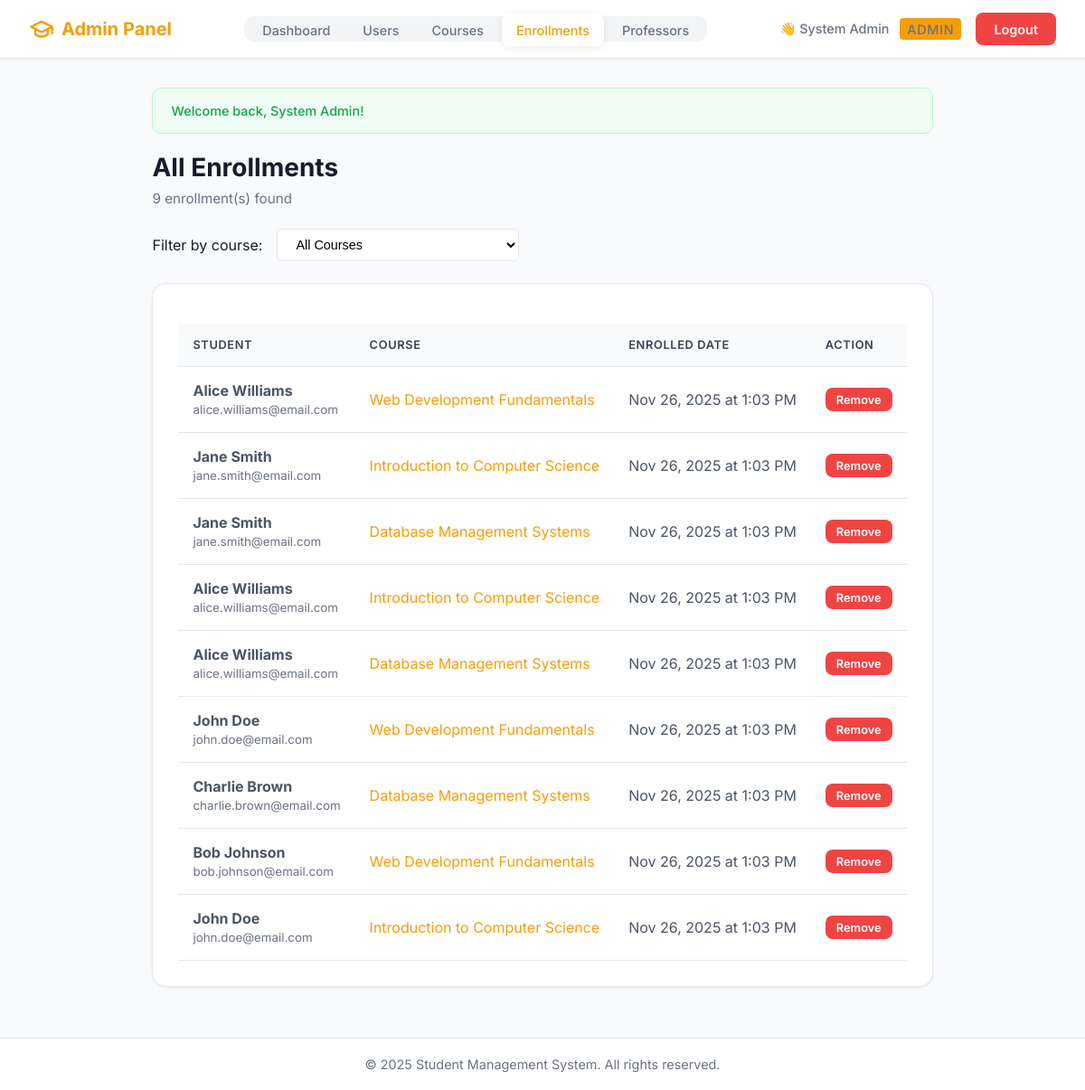
Page /admin/enrollments.php (signed in) on the committed database.
### tables this page shows
CREATE TABLE IF NOT EXISTS enrollments (
    id INT PRIMARY KEY AUTO_INCREMENT,
    student_id INT NOT NULL,
    course_id INT NOT NULL,
    enrolled_at DATETIME DEFAULT CURRENT_TIMESTAMP,
    FOREIGN KEY (student_id) REFERENCES users(id) ON DELETE CASCADE,
    FOREIGN KEY (course_id) REFERENCES courses(id) ON DELETE CASCADE,
    UNIQUE KEY unique_student_course (student_id, course_id)
);

CREATE TABLE IF NOT EXISTS users (
    id INT PRIMARY KEY AUTO_INCREMENT,
    name VARCHAR(100) NOT NULL,
    email VARCHAR(255) NOT NULL UNIQUE,
    password VARCHAR(255) NOT NULL,
    phone VARCHAR(20) NOT NULL,
    role ENUM('student', 'professor', 'admin') DEFAULT 'student',
    created_at DATETIME DEFAULT CURRENT_TIMESTAMP
);

CREATE TABLE IF NOT EXISTS courses (
    id INT PRIMARY KEY AUTO_INCREMENT,
    course_name VARCHAR(100) NOT NULL
);

### config/session.php (called while the page is built, shortened)
<?php
function getFlashMessage()
{
    if (isset($_SESSION['flash'])) {
        $flash = $_SESSION['flash'];
        return $flash;
    }
    return null;
}

### includes/functions.php (called while the page is built, shortened)
<?php
function escape($data)
{
    return htmlspecialchars($data, ENT_QUOTES, 'UTF-8');
}

### admin/enrollments.php (the view, shortened to what this page needs)
<?php
require_once '../config/session.php';
require_once '../includes/functions.php';
$pdo = getDBConnection();
$courseFilter = isset($_GET['course']) && is_numeric($_GET['course']) ? (int)$_GET['course'] : null;
$stmt = $pdo->query("SELECT id, course_name FROM courses ORDER BY course_name");
$sql = "
    SELECT e.id, e.enrolled_at,
           u.id as user_id, u.name as student_name, u.email as student_email,
           c.id as course_id, c.course_name
    FROM enrollments e
    INNER JOIN users u ON e.student_id = u.id
    INNER JOIN courses c ON e.course_id = c.id
    WHERE u.role = 'student'
";
$sql .= " ORDER BY e.enrolled_at DESC";
if ($courseFilter) {
    $stmt = $pdo->prepare($sql);
    $stmt->execute([$courseFilter]);
} else {
    $stmt = $pdo->query($sql);
}
$enrollments = $stmt->fetchAll();
include '../includes/header.php';
$flash = getFlashMessage();
?>
<div class="container">
    <?php if ($flash) : ?>
        <div class="alert alert-<?php echo escape($flash['type']); ?>">
            <?php echo escape($flash['message']); ?>
        </div>
    <?php endif; ?>
    <div class="page-header">
        <h1 class="page-title">All Enrollments</h1>
        <p class="page-subtitle"><?php echo count($enrollments); ?> enrollment(s) found</p>
    </div>
    <div class="filter-bar">
        <label>Filter by course:</label>
        <select onchange="filterByCourse(this.value)">
            <option value="">All Courses</option>
        </select>
    </div>
    <div class="card">
        <?php if (count($enrollments) > 0) : ?>
            <table class="table">
                <thead>
                    <tr>
                        <th>Student</th>
                        <th>Course</th>
                        <th>Enrolled Date</th>
                        <th>Action</th>
                    </tr>
                </thead>
                <tbody>
                    <?php foreach ($enrollments as $enrollment) : ?>
                        <tr>
                            <td>
                                <strong><?php echo escape($enrollment['student_name']); ?></strong>
                                <br>
                                <small style="color: #6b7280;"><?php echo escape($enrollment['student_email']); ?></small>
                            </td>
                            <td>
                                <a href="enrollments.php?course=<?php echo $enrollment['course_id']; ?>"
                                   style="color: #f59e0b; text-decoration: none;">
                                    <?php echo escape($enrollment['course_name']); ?>
                                </a>
                            </td>
                            <td><?php echo date('M j, Y \a\t g:i A', strtotime($enrollment['enrolled_at'])); ?></td>
                            <td>
                                <a href="enrollments.php?unenroll=<?php echo $enrollment['id']; ?>"
                                   class="btn btn-danger btn-sm"
                                   onclick="return confirm('Are you sure you want to remove this enrollment?');">
                                    Remove
                                </a>
                            </td>
                        </tr>
                    <?php endforeach; ?>
                </tbody>
            </table>
        <?php endif; ?>
    </div>
</div>
<?php include '../includes/footer.php'; ?>

### includes/header.php (style rules this page uses)
* { margin: 0; padding: 0; box-sizing: border-box; }
body { font-family: 'Inter', -apple-system, BlinkMacSystemFont, 'Segoe UI', Roboto, sans-serif; background-color: #f8fafc; min-height: 100vh; display: flex; flex-direction: column; color: #1a1a2e; }
.btn { display: inline-flex; align-items: center; justify-content: center; gap: 0.5rem; padding: 0.6rem 1.25rem; border: none; border-radius: 8px; cursor: pointer; text-decoration: none; font-size: 0.9rem; font-weight: 600; font-family: inherit; transition: all 0.3s ease; }
.btn-danger { background-color: #fee2e2; color: #dc2626; }
.container { max-width: 1200px; margin: 0 auto; padding: 2rem; flex: 1; }
.card { background-color: white; border-radius: 16px; box-shadow: 0 1px 3px rgba(0,0,0,0.08); padding: 1.75rem; margin-bottom: 1.5rem; border: 1px solid #e5e7eb; }
.alert { padding: 1rem 1.25rem; border-radius: 10px; margin-bottom: 1.25rem; font-size: 0.9rem; font-weight: 500; }
.alert-success { background-color: #f0fdf4; color: #16a34a; border: 1px solid #bbf7d0; }
.table { width: 100%; border-collapse: collapse; margin-top: 1rem; }
.table th, .table td { padding: 1rem; text-align: left; border-bottom: 1px solid #e5e7eb; }
.table th { background-color: #f9fafb; color: #374151; font-weight: 600; font-size: 0.8rem; text-transform: uppercase; letter-spacing: 0.05em; }
.table td { color: #4b5563; }
.page-header { margin-bottom: 1.5rem; }
.page-title { font-size: 1.75rem; font-weight: 700; color: #1a1a2e; margin-bottom: 0.5rem; }
.page-subtitle { color: #6b7280; font-size: 0.95rem; }

### admin/enrollments.php (style rules this page uses)
.filter-bar { display: flex; gap: 1rem; margin-bottom: 1.5rem; align-items: center; flex-wrap: wrap; }
.filter-bar select { padding: 0.5rem 1rem; border: 1px solid #e5e7eb; border-radius: 6px; background: white; font-size: 0.9rem; }
.btn-sm { padding: 0.35rem 0.75rem; font-size: 0.8rem; }
.btn-danger { background: #ef4444; color: white; }

### rows in the picture
enrollments: student.name "Alice Williams", student.email "alice.williams@email.com", course.course_name "Web Development Fundamentals", enrolled_at "Nov 26, 2025 at 1:03 PM"
enrollments: student.name "Jane Smith", student.email "jane.smith@email.com", course.course_name "Introduction to Computer Science", enrolled_at "Nov 26, 2025 at 1:03 PM"
enrollments: student.name "Jane Smith", student.email "jane.smith@email.com", course.course_name "Database Management Systems", enrolled_at "Nov 26, 2025 at 1:03 PM"
enrollments: student.name "Alice Williams", student.email "alice.williams@email.com", course.course_name "Introduction to Computer Science", enrolled_at "Nov 26, 2025 at 1:03 PM"
enrollments: student.name "Alice Williams", student.email "alice.williams@email.com", course.course_name "Database Management Systems", enrolled_at "Nov 26, 2025 at 1:03 PM"
enrollments: student.name "John Doe", student.email "john.doe@email.com", course.course_name "Web Development Fundamentals", enrolled_at "Nov 26, 2025 at 1:03 PM"
enrollments: student.name "Charlie Brown", student.email "charlie.brown@email.com", course.course_name "Database Management Systems", enrolled_at "Nov 26, 2025 at 1:03 PM"
enrollments: student.name "Bob Johnson", student.email "bob.johnson@email.com", course.course_name "Web Development Fundamentals", enrolled_at "Nov 26, 2025 at 1:03 PM"
enrollments: student.name "John Doe", student.email "john.doe@email.com", course.course_name "Introduction to Computer Science", enrolled_at "Nov 26, 2025 at 1:03 PM"

### other values in the picture
getCurrentUserName() "System Admin"
$roleLabels[$role] "ADMIN"
$flash['message'] "Welcome back, System Admin!"
count($enrollments) "9"
